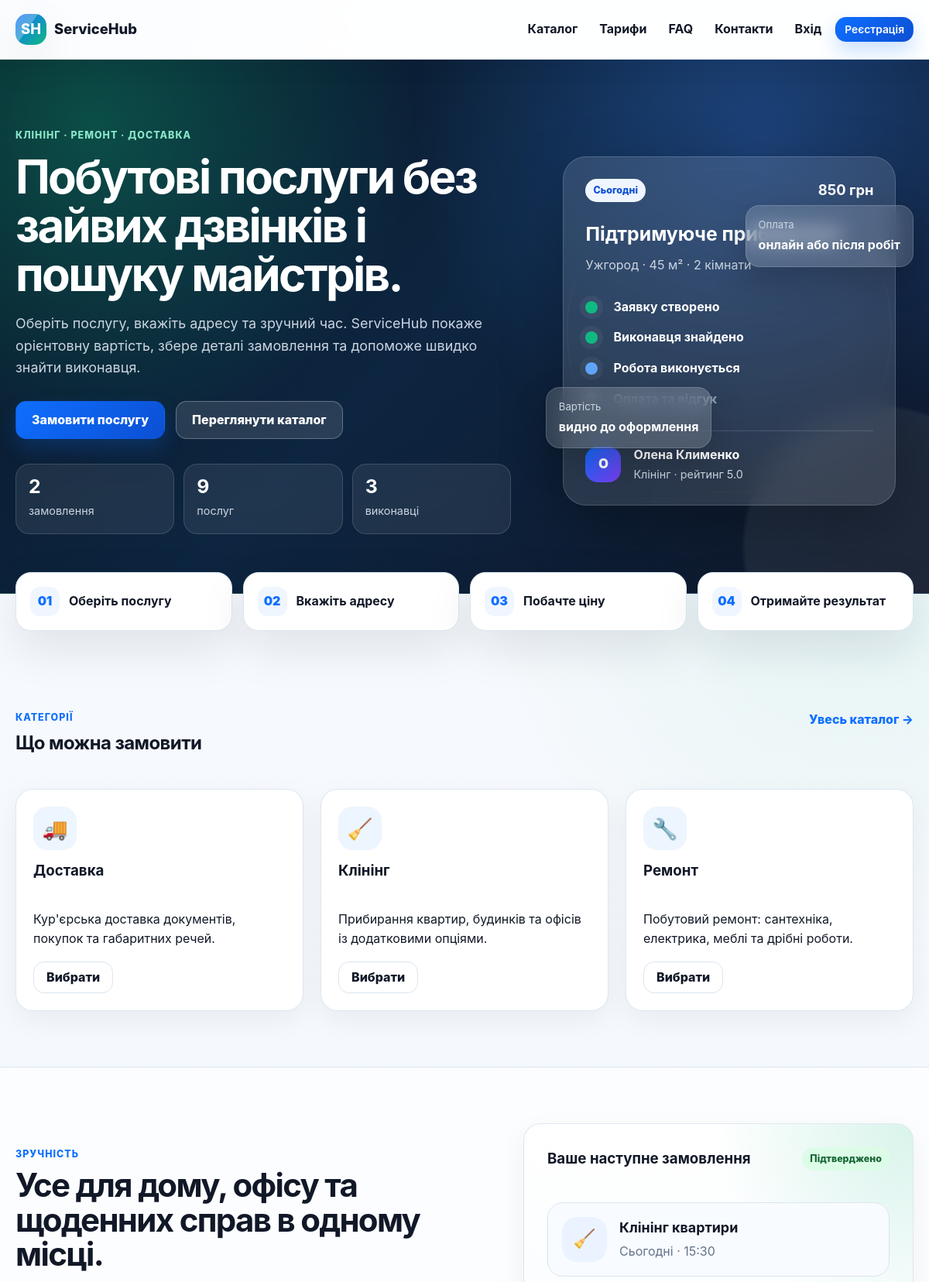
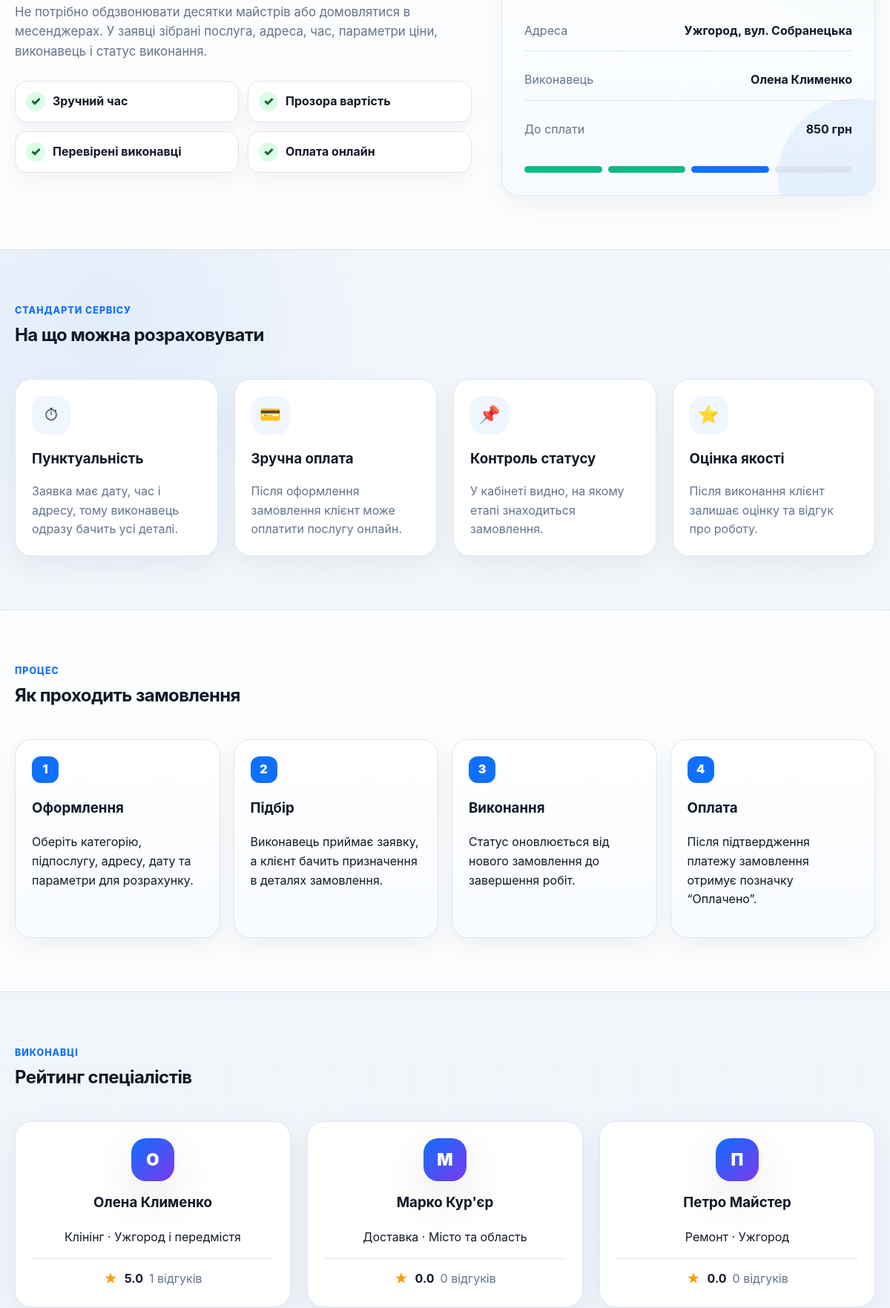
The page / (upper part) on the database its author committed (2 pictures, top to bottom).
### tables this page shows
CREATE TABLE categories (
    id INTEGER PRIMARY KEY AUTOINCREMENT,
    name TEXT NOT NULL UNIQUE,
    slug TEXT NOT NULL UNIQUE,
    description TEXT,
    is_active INTEGER NOT NULL DEFAULT 1,
    created_at TEXT NOT NULL DEFAULT CURRENT_TIMESTAMP
);

CREATE TABLE users (
    id INTEGER PRIMARY KEY AUTOINCREMENT,
    role TEXT NOT NULL CHECK (role IN ('client', 'worker', 'admin')),
    full_name TEXT NOT NULL,
    email TEXT NOT NULL UNIQUE,
    password_hash TEXT NOT NULL,
    phone TEXT,
    city TEXT,
    address TEXT,
    specialization TEXT,
    service_area TEXT,
    schedule TEXT,
    price_text TEXT,
    is_blocked INTEGER NOT NULL DEFAULT 0,
    created_at TEXT NOT NULL DEFAULT CURRENT_TIMESTAMP
);

### app.py (the view)
@app.route("/")
def home():
    categories = db_all("SELECT * FROM categories WHERE is_active = 1 ORDER BY name")
    reviews = db_all(
        """
        SELECT r.*, u.full_name AS client_name, w.full_name AS worker_name, s.name AS service_name
        FROM reviews r
        JOIN users u ON u.id = r.client_id
        LEFT JOIN users w ON w.id = r.worker_id
        JOIN orders o ON o.id = r.order_id
        JOIN services s ON s.id = o.service_id
        WHERE r.is_visible = 1
        ORDER BY r.created_at DESC
        LIMIT 3
        """
    )
    stats = {
        "orders": db_one("SELECT COUNT(*) AS cnt FROM orders")["cnt"],
        "workers": db_one("SELECT COUNT(*) AS cnt FROM users WHERE role = 'worker'")["cnt"],
        "services": db_one("SELECT COUNT(*) AS cnt FROM services WHERE is_active = 1")["cnt"],
    }
    top_workers = db_all(
        """
        SELECT
            w.id,
            w.full_name,
            w.specialization,
            w.service_area,
            (SELECT COUNT(*) FROM reviews r WHERE r.worker_id = w.id AND r.is_visible = 1) AS reviews_count,
            (SELECT ROUND(AVG(r.rating), 1) FROM reviews r WHERE r.worker_id = w.id AND r.is_visible = 1) AS avg_rating,
            (SELECT COUNT(*) FROM orders o WHERE o.worker_id = w.id AND o.status = 'Виконано') AS completed_orders
        FROM users w
        WHERE w.role = 'worker' AND w.is_blocked = 0
        ORDER BY (avg_rating IS NULL), avg_rating DESC, completed_orders DESC, w.full_name ASC
        LIMIT 3
        """
    )
    return render_template("home.html", categories=categories, reviews=reviews, stats=stats, top_workers=top_workers)

### app.py (called while the page is built)
def get_db() -> sqlite3.Connection:
    if "db" not in g:
        db = sqlite3.connect(app.config["DATABASE"])
        db.row_factory = sqlite3.Row
        db.execute("PRAGMA foreign_keys = ON")
        g.db = db
    return g.db

def db_one(query: str, params: tuple = ()) -> sqlite3.Row | None:
    return get_db().execute(query, params).fetchone()

def db_all(query: str, params: tuple = ()) -> list[sqlite3.Row]:
    return get_db().execute(query, params).fetchall()

def spec_label(spec: str | None) -> str:
    return SPECIALIZATIONS.get(spec or "", spec or "—")

def current_user() -> sqlite3.Row | None:
    user_id = session.get("user_id")
    if not user_id:
        return None
    return db_one("SELECT * FROM users WHERE id = ?", (user_id,))

@app.before_request
def load_logged_in_user():
    g.user = current_user()
    if g.user and g.user["is_blocked"] and request.endpoint not in {"logout", "static"}:
        session.clear()
        g.user = None
        flash("Ваш обліковий запис заблоковано адміністратором.", "danger")
        return redirect(url_for("login"))
    return None

@app.context_processor
def inject_globals() -> dict:
    return {
        "current_user": getattr(g, "user", None),
        "roles": ROLES,
        "specializations": SPECIALIZATIONS,
        "order_statuses": ORDER_STATUSES,
        "worker_status_options": WORKER_STATUS_OPTIONS,
        "format_datetime": format_datetime,
        "money": money,
        "role_label": role_label,
        "spec_label": spec_label,
        "active_label": active_label,
        "status_class": status_class,
        "payment_status_label": payment_status_label,
        "payment_status_class": payment_status_class,
    }

### templates/home.html (shortened to what this page needs)
{% extends 'base.html' %}
{% block content %}
<section class="hero hero-premium">
    <div class="container hero-grid">
        <div class="hero-copy">
            <div class="eyebrow">Клінінг · Ремонт · Доставка</div>
            <h1>Побутові послуги без зайвих дзвінків і пошуку майстрів.</h1>
            <p>Оберіть послугу, вкажіть адресу та зручний час. ServiceHub покаже орієнтовну вартість, збере деталі замовлення та допоможе швидко знайти виконавця.</p>
            <div class="hero-actions">
                {% if current_user and current_user.role == 'client' %}
                    <a class="btn btn-primary btn-lg" href="{{ url_for('client_create_order') }}">Замовити послугу</a>
                {% else %}
                    <a class="btn btn-primary btn-lg" href="{{ url_for('register') }}">Замовити послугу</a>
                {% endif %}
                <a class="btn btn-glass btn-lg" href="{{ url_for('catalog') }}">Переглянути каталог</a>
            </div>
            <div class="hero-metrics">
                <div><strong>{{ stats.orders }}</strong><span>замовлення</span></div>
                <div><strong>{{ stats.services }}</strong><span>послуг</span></div>
                <div><strong>{{ stats.workers }}</strong><span>виконавці</span></div>
            </div>
        </div>
        <div class="hero-visual">
            <div class="service-orbit orbit-one"></div>
            <div class="service-orbit orbit-two"></div>
            <div class="booking-card glass-card">
                <div class="booking-top">
                    <span class="badge badge-soft">Сьогодні</span>
                    <strong>850 грн</strong>
                </div>
                <h3>Підтримуюче прибирання</h3>
                <p>Ужгород · 45 м² · 2 кімнати</p>
                <div class="status-track">
                    <div class="is-complete"><span></span><strong>Заявку створено</strong></div>
                    <div class="is-complete"><span></span><strong>Виконавця знайдено</strong></div>
                    <div class="is-active"><span></span><strong>Робота виконується</strong></div>
                    <div><span></span><strong>Оплата та відгук</strong></div>
                </div>
                <div class="booking-worker">
                    <div class="worker-avatar sm">О</div>
                    <div><strong>Олена Клименко</strong><span>Клінінг · рейтинг 5.0</span></div>
                </div>
            </div>
            <div class="floating-card floating-card-left">
                <span>Вартість</span>
                <strong>видно до оформлення</strong>
            </div>
            <div class="floating-card floating-card-right">
                <span>Оплата</span>
                <strong>онлайн або після робіт</strong>
            </div>
        </div>
    </div>
</section>
<section class="section section-tight">
    <div class="container platform-strip">
        <div><span>01</span><strong>Оберіть послугу</strong></div>
        <div><span>02</span><strong>Вкажіть адресу</strong></div>
        <div><span>03</span><strong>Побачте ціну</strong></div>
        <div><span>04</span><strong>Отримайте результат</strong></div>
    </div>
</section>
<section class="section">
    <div class="container">
        <div class="section-head">
            <div>
                <div class="eyebrow">Категорії</div>
                <h2>Що можна замовити</h2>
            </div>
            <a class="link-arrow" href="{{ url_for('catalog') }}">Увесь каталог →</a>
        </div>
        <div class="cards-grid three service-showcase">
            {% for category in categories %}
                <article class="card service-category-card lift-card">
                    <span class="category-icon">{% if category.slug == 'cleaning' %}🧹{% elif category.slug == 'repair' %}🔧{% elif category.slug == 'delivery' %}🚚{% else %}✨{% endif %}</span>
                    <h3>{{ category.name }}</h3>
                    <p>{{ category.description }}</p>
                    <a class="btn btn-outline" href="{{ url_for('catalog', category=category.slug) }}">Вибрати</a>
                </article>
            {% endfor %}
        </div>
    </div>
</section>
<section class="section alt">
    <div class="container feature-layout service-comfort">
        <div>
            <div class="eyebrow">Зручність</div>
            <h2>Усе для дому, офісу та щоденних справ в одному місці.</h2>
            <p class="muted">Не потрібно обдзвонювати десятки майстрів або домовлятися в месенджерах. У заявці зібрані послуга, адреса, час, параметри ціни, виконавець і статус виконання.</p>
            <div class="feature-list customer-benefits">
                <div><span>✓</span><strong>Зручний час</strong></div>
                <div><span>✓</span><strong>Прозора вартість</strong></div>
                <div><span>✓</span><strong>Перевірені виконавці</strong></div>
                <div><span>✓</span><strong>Оплата онлайн</strong></div>
            </div>
        </div>
        <div class="customer-preview card spacious">
            <div class="card-head">
                <h3>Ваше наступне замовлення</h3>
                <span class="badge success">Підтверджено</span>
            </div>
            <div class="next-order-main">
                <div class="icon-bubble">🧹</div>
                <div>
                    <strong>Клінінг квартири</strong>
                    <span>Сьогодні · 15:30</span>
                </div>
            </div>
            <div class="next-order-info">
                <div><span>Адреса</span><strong>Ужгород, вул. Собранецька</strong></div>
                <div><span>Виконавець</span><strong>Олена Клименко</strong></div>
                <div><span>До сплати</span><strong>850 грн</strong></div>
            </div>
            <div class="clean-progress">
                <span class="done"></span>
                <span class="done"></span>
                <span class="active"></span>
                <span></span>
            </div>
        </div>
    </div>
</section>
<section class="section standards-section">
    <div class="container">
        <div class="section-head">
            <div>
                <div class="eyebrow">Стандарти сервісу</div>
                <h2>На що можна розраховувати</h2>
            </div>
        </div>
        <div class="cards-grid four standards-grid">
            <article class="card standard-card lift-card"><span>⏱</span><h3>Пунктуальність</h3><p>Заявка має дату, час і адресу, тому виконавець одразу бачить усі деталі.</p></article>
            <article class="card standard-card lift-card"><span>💳</span><h3>Зручна оплата</h3><p>Після оформлення замовлення клієнт може оплатити послугу онлайн.</p></article>
            <article class="card standard-card lift-card"><span>📌</span><h3>Контроль статусу</h3><p>У кабінеті видно, на якому етапі знаходиться замовлення.</p></article>
            <article class="card standard-card lift-card"><span>⭐</span><h3>Оцінка якості</h3><p>Після виконання клієнт залишає оцінку та відгук про роботу.</p></article>
        </div>
    </div>
</section>
<section class="section alt soft-flow-section">
    <div class="container">
        <div class="section-head">
            <div>
                <div class="eyebrow">Процес</div>
                <h2>Як проходить замовлення</h2>
            </div>
        </div>
        <div class="steps-grid">
            <div class="step-card"><span>1</span><h3>Оформлення</h3><p>Оберіть категорію, підпослугу, адресу, дату та параметри для розрахунку.</p></div>
            <div class="step-card"><span>2</span><h3>Підбір</h3><p>Виконавець приймає заявку, а клієнт бачить призначення в деталях замовлення.</p></div>
            <div class="step-card"><span>3</span><h3>Виконання</h3><p>Статус оновлюється від нового замовлення до завершення робіт.</p></div>
            <div class="step-card"><span>4</span><h3>Оплата</h3><p>Після підтвердження платежу замовлення отримує позначку “Оплачено”.</p></div>
        </div>
    </div>
</section>
{% if top_workers %}
<section class="section">
    <div class="container">
        <div class="section-head">
            <div>
                <div class="eyebrow">Виконавці</div>
                <h2>Рейтинг спеціалістів</h2>
            </div>
        </div>
        <div class="cards-grid three">
            {% for worker in top_workers %}
                <article class="card worker-rating-card lift-card">
                    <div class="worker-avatar">{{ worker.full_name[:1] }}</div>
                    <h3>{{ worker.full_name }}</h3>
                    <p>{{ spec_label(worker.specialization) }}{% if worker.service_area %} · {{ worker.service_area }}{% endif %}</p>
                    <div class="rating-row">
                        <span class="stars">★</span>
                        <strong>{{ '%.1f'|format(worker.avg_rating or 0) }}</strong>
                        <span>{{ worker.reviews_count }} відгуків</span>
                    </div>
                </article>
            {% endfor %}
        </div>
    </div>
</section>
{% endif %}
{% endblock %}

### rows shown on the page
categories: name "Доставка", description "Кур'єрська доставка документів, покупок та габаритних речей."
categories: name "Клінінг", description "Прибирання квартир, будинків та офісів із додатковими опціями."
categories: name "Ремонт", description "Побутовий ремонт: сантехніка, електрика, меблі та дрібні роботи."
users: full_name "О", full_name "Олена Клименко", specialization "Клінінг", service_area "Ужгород і передмістя", avg_rating "5.0", reviews_count "1"
users: full_name "М", full_name "Марко Кур'єр", specialization "Доставка", service_area "Місто та область", avg_rating "0.0", reviews_count "0"
users: full_name "П", full_name "Петро Майстер", specialization "Ремонт", service_area "Ужгород", avg_rating "0.0", reviews_count "0"

### other values the page prints
{{ stats.orders }} "2"
{{ stats.services }} "9"
{{ stats.workers }} "3"
